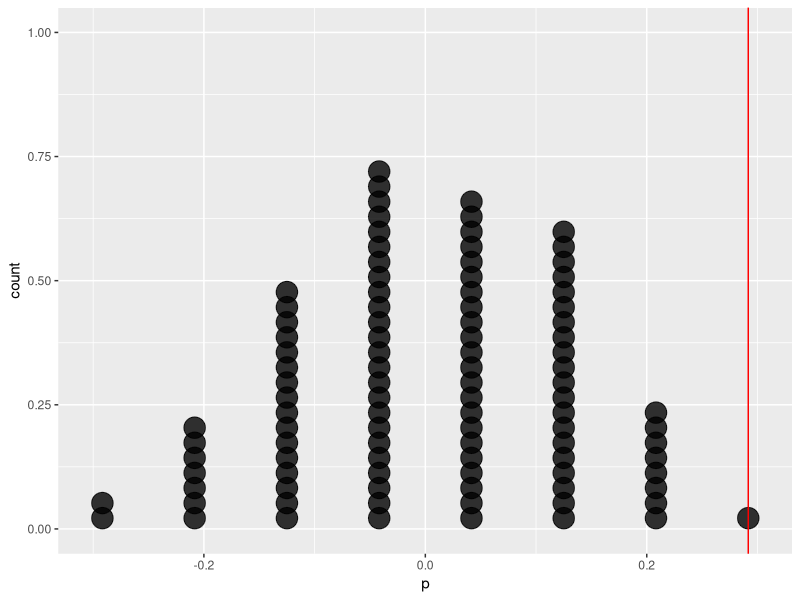

Write the R code that produced this figure.
## ---- chunk 1
library(knitr)
opts_chunk$set(
  message = FALSE,
  cache = FALSE,
  fig.height = 5,
  fig.width = 7,
  fig.align = "center",
  collapse = TRUE,
  comment = "#>"
)
options(digits=2)
library(tidyverse)
## ---- chunk 2
bank <- data.frame(gender=c(rep("male", 24), rep("female", 24)), 
                   decision=c(rep("promoted", 21), rep("not promoted", 3), 
                              rep("promoted", 14), rep("not promoted", 10)))
## ---- chunk 3
addmargins(table(bank$gender, bank$decision))
prop.table(table(bank$gender, bank$decision), 1)
## ---- chunk 4
set.seed(2)
x <- bank %>% sample_n(10) %>% 
  arrange(gender, decision)
x
## ---- chunk 5
set.seed(6)
x_new <- x %>% mutate(decision=sample(decision))
x_new
## ---- chunk 6
prop <- bank %>% group_by(gender, decision) %>%
  tally() %>% 
  ungroup() %>%
  group_by(gender) %>%
  mutate(p = n/sum(n))
## ---- chunk 7
set.seed(1)
pprop <- NULL
for (i in 1:100) {
  x_new <- bank %>% mutate(decision=sample(decision)) %>%
    group_by(gender, decision) %>%
    tally() %>% 
    ungroup() %>%
    group_by(gender) %>%
    mutate(p = n/sum(n))
  pprop <- c(pprop, x_new$p[4]-x_new$p[2])
}
pprop <- data.frame(p=pprop)
ggplot(pprop, aes(x=p)) + geom_dotplot(stackratio=0.7, alpha=0.8) +
  geom_vline(xintercept=prop$p[4]-prop$p[2], colour="red")
